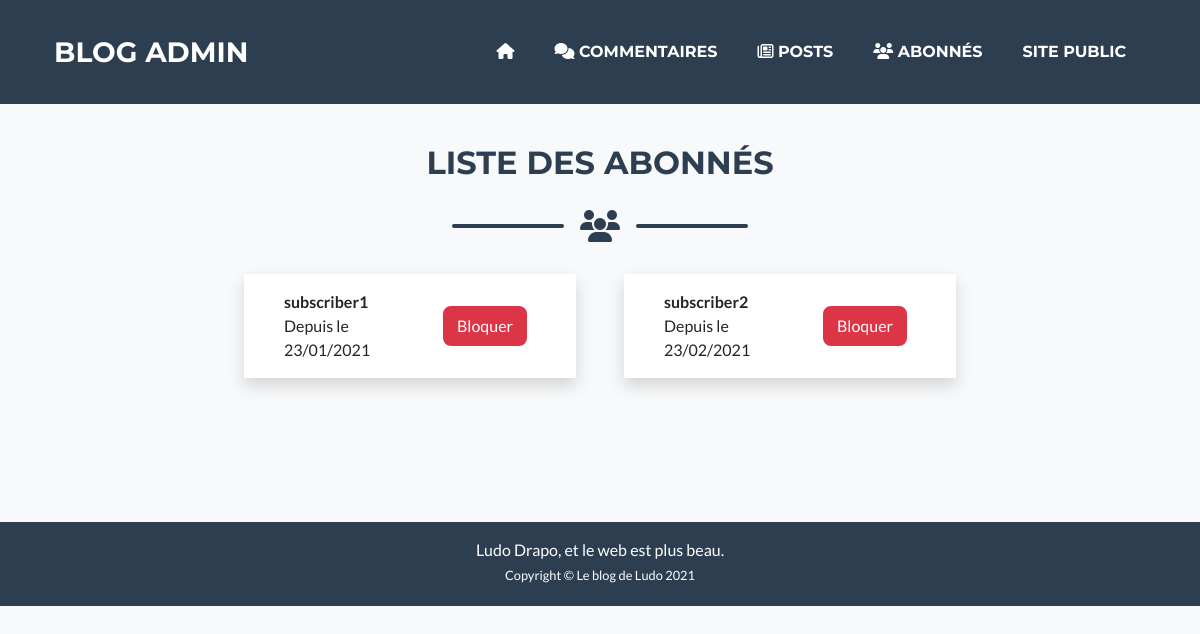
The app's page /backendIndex.php?action=displayAllSubscribers with its own data.
### tables this page shows
CREATE TABLE `users` (
  `user_id` int(11) NOT NULL,
  `login_name` varchar(255) NOT NULL,
  `email` varchar(255) NOT NULL,
  `profile` varchar(16) NOT NULL DEFAULT 'subscriber' COMMENT 'administrator or subscriber only',
  `password` varchar(255) NOT NULL,
  `is_active` tinyint(1) NOT NULL DEFAULT '1',
  `registration_date` datetime NOT NULL DEFAULT CURRENT_TIMESTAMP
);

### controller/backend/backendController.php (called while the page is built, shortened)
<?php
require_once 'models/backend/backendUsersManager.php';
function displayAllSubscribers(): void
{
    $users = new UsersManager();
    $listed_users = $users->listAllUsers();
    include 'views/backend/backendListAllSubscribers.php';
}

### models/backend/backendUsersManager.php (called while the page is built, shortened)
<?php
final class UsersManager extends Manager
{
    public function listAllUsers()
    {
        $blog_db = $this->dbConnect();
        return $blog_db->query('SELECT user_id, login_name, email, is_active, DATE_FORMAT(registration_date, "%d/%m/%Y") AS registration_date FROM users WHERE profile = "subscriber" ORDER BY is_active');
    }
}

### views/backend/backendListAllSubscribers.php (the view, shortened to what this page needs)
<section class="page-section">
    <div class="container mt-lg-5 mt-4">
        <h2 class="text-center text-uppercase text-secondary mb-0">liste des abonnés</h2>
        <div class="divider-custom">
            <div class="divider-custom-line"></div>
            <div class="divider-custom-icon"><i class="fas fa-users"></i></div>
            <div class="divider-custom-line"></div>
        </div>
        <div class="row justify-content-center">
<?php
while ($user = $listed_users->fetch(PDO::FETCH_ASSOC)) { ?>
            <div class="col-md-6 col-lg-4 mb-5">
                <div class="mx-auto bg-white shadow">
                    <div class="container">
                        <div class="row p-3">
                            <div class="col-6">
                                <strong><?php echo htmlspecialchars($user['login_name'])?></strong><br />Depuis le <?php echo htmlspecialchars($user['registration_date'])?><br />
                            </div>
    <?php
    if ($user['is_active'] == 1) { ?>
                            <div class="col-6 my-auto text-center">
                                <a class="btn btn-danger" href="#" data-toggle="modal" data-target="#blockUser<?php echo htmlspecialchars($user['user_id'])?>">Bloquer</a>
                            </div>
    <?php
    } ?>
                        </div>
                    </div>
                </div>
            </div>
<?php
}
$listed_users->closeCursor(); ?>
        </div>
    </div>
</section>
<?php require 'backendTemplate.php'; ?>

### public/css/mystyle.css (style rules this page uses)
a, a:hover { color: #17a2b8; }

### records on screen
users: login_name "subscriber1", registration_date "23/01/2021"
users: login_name "subscriber2", registration_date "23/02/2021"
